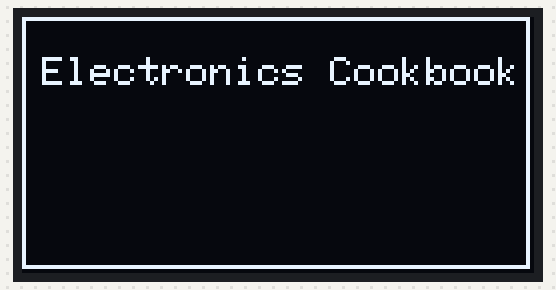
A sketch run on a simulated Arduino Uno, built with avr-gcc and run on an emulated ATmega328P. Shown: 128×64 one-colour display.

Above: at 0.1 s.

The sketch:

ch_14_oled.ino
```cpp
#include <Wire.h>
#include <Adafruit_GFX.h>
#include <Adafruit_SSD1306.h>

Adafruit_SSD1306 display(4);

void setup()
{
  display.begin(SSD1306_SWITCHCAPVCC, 0x3c);
  display.clearDisplay();
  display.drawRect(0, 0, display.width()-1, display.height()-1, WHITE);
  display.setTextSize(1);
  display.setTextColor(WHITE);
  display.setCursor(5,10);
  display.print("Electronics Cookbook");
  display.display();
}

void loop()
{
}
```
